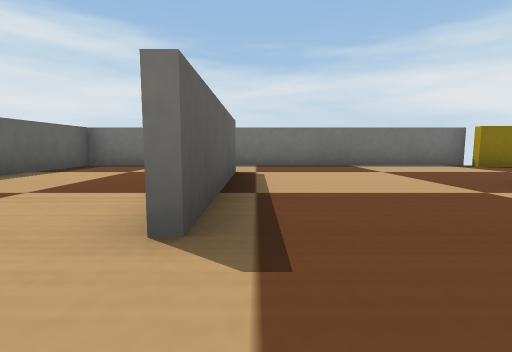
view 1 (above)

21 first-person views from a walk through a robot-simulator world made for Webots. The camera is 0.05 m above the floor, tilts 6° down and sees 85° across. The floor is counted in squares, 0.1 m on a side. Each view is taken from the middle of a square. On the plan, view 1 faces up. The plan holds only what a view shows up to about 9 squares ahead; the rest is blank. Robots are left out. Simple shapes and patterns stand in for the simulator's stock objects.

view 2
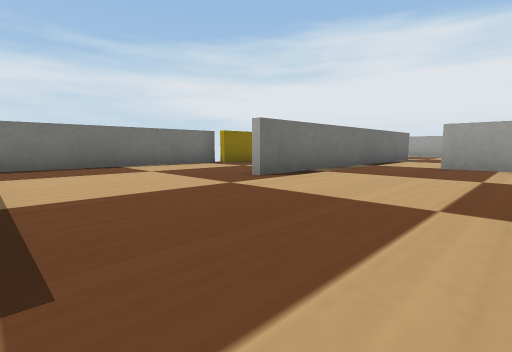

view 3
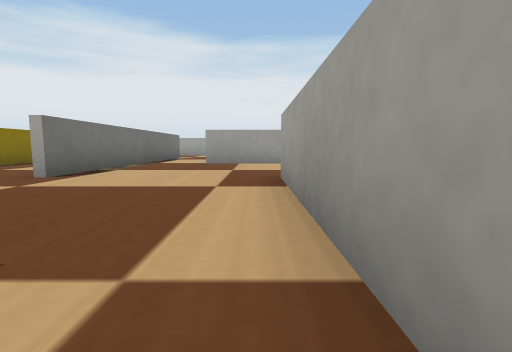

view 4
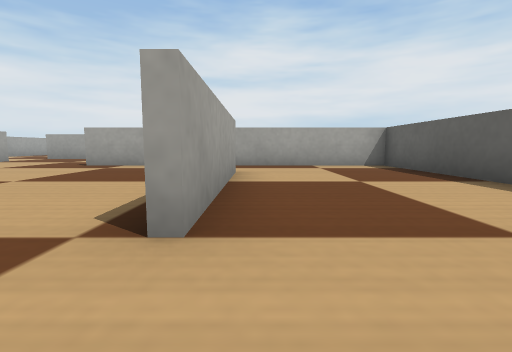

view 5
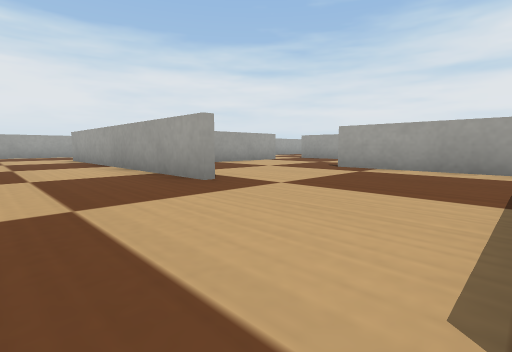

view 6
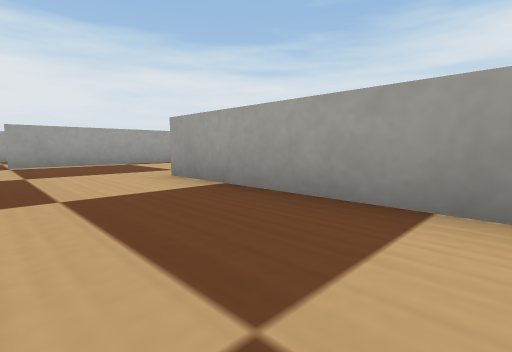

view 7
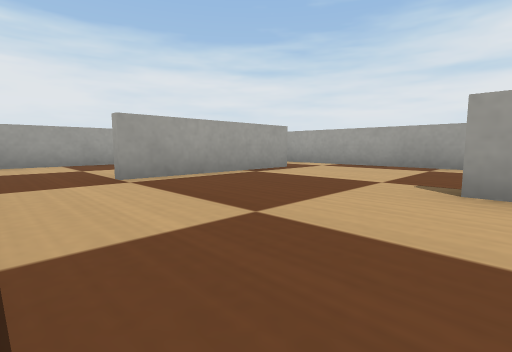

view 8
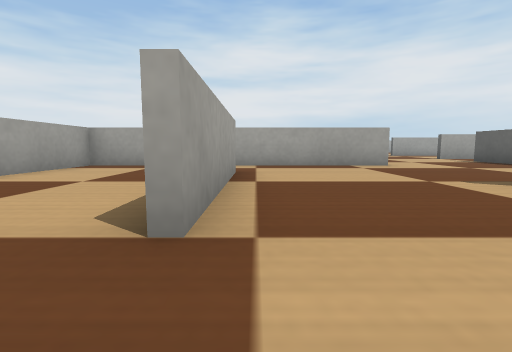

view 9
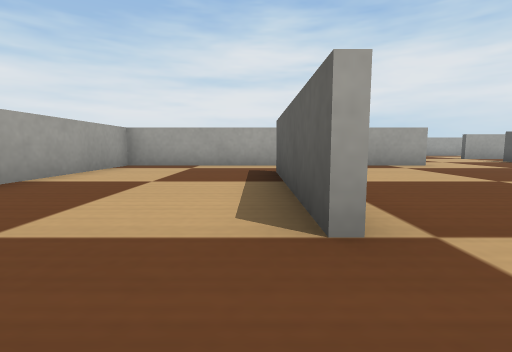

view 10
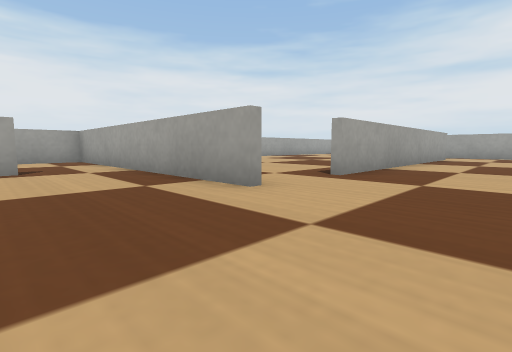

view 11
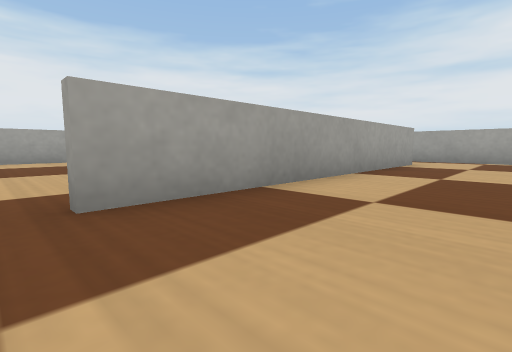

view 12
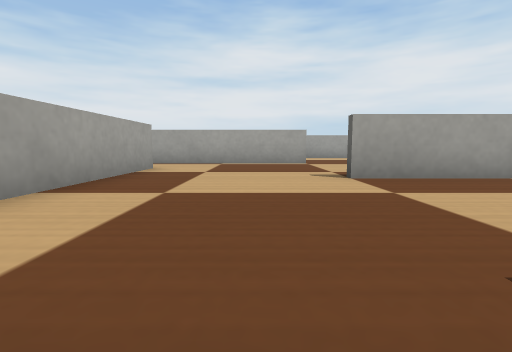

view 13
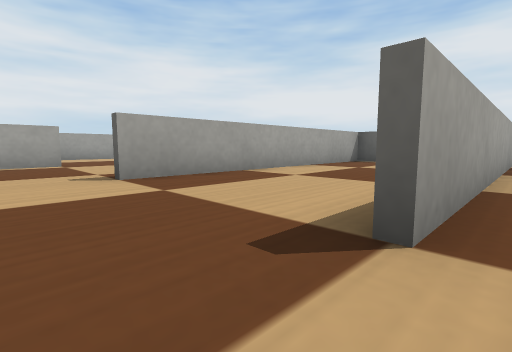

view 14
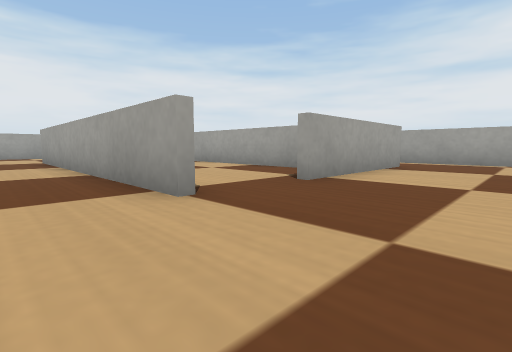

view 15
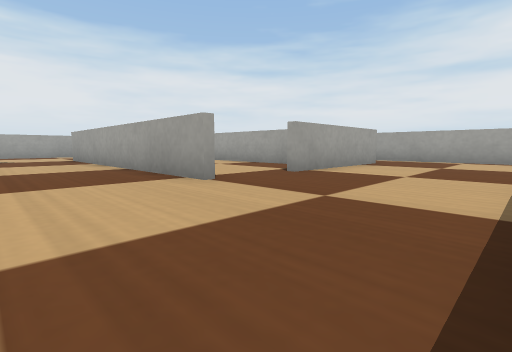

view 16
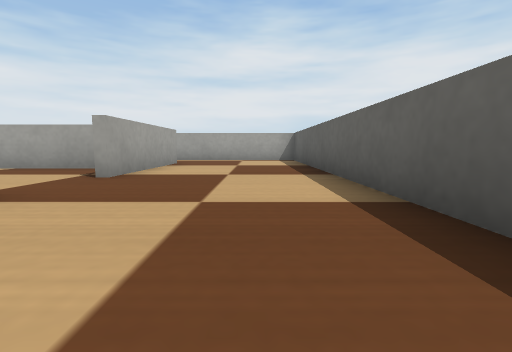

view 17
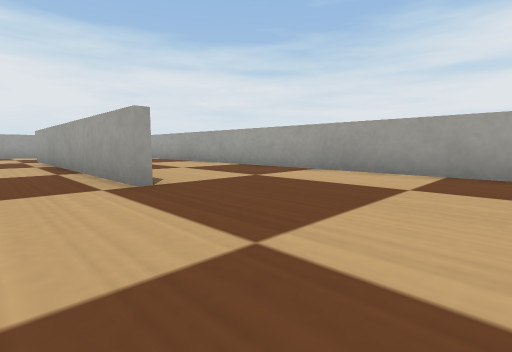

view 18
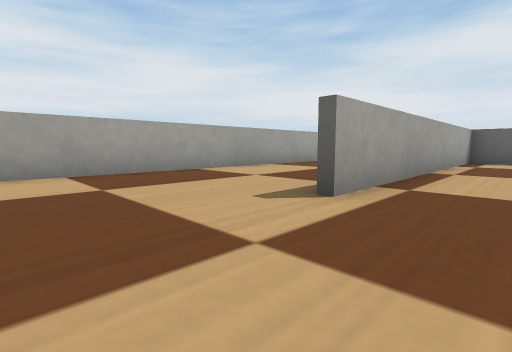

view 19
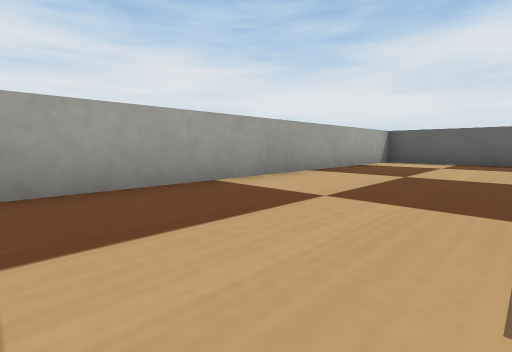

view 20
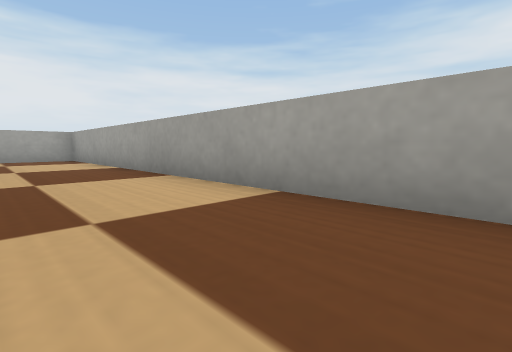

view 21
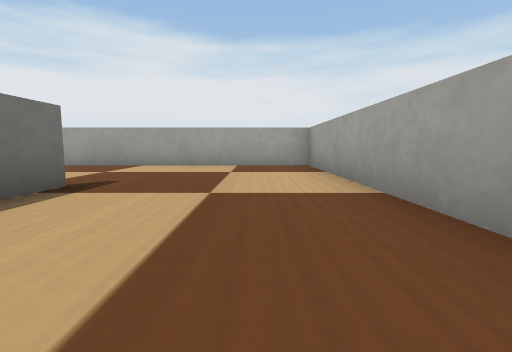

### Floor plan
Points are (right, up) in squares from view 1. A wall is a line through its corners. A room is listed if a view was taken in it or the views show most of it. See-through windows are left out.
Room 1 (views 1, 2, 3, 4, 5, 6, 7, 8, 9, 10)
walls: (9.5, 3.4) (3.5, 3.4); (3.4, 3.6) (11.5, 3.6); (5.2, 7.4) (-0.6, 7.4); (7.4, -0.8) (7.4, 1.5); (11.4, -0.4) (19.4, -0.4) (19.4, 6.6); (-0.4, 5.5) (-0.4, 1.5); (-0.6, 1.5) (-0.6, 5.5); (15.6, 5.5) (15.6, 1.6); (15.4, 1.4) (15.4, 5.5); (-2.9, 7.4) (-4.4, 7.4) (-4.4, -0.4) (3.5, -0.4)
ways out: opening at (7.5, -1) to room 2
objects: yellow box (6, 7) to (9, 7)
Room 2 (views 11, 12, 13, 14, 15, 16, 17, 18, 19, 20, 21)
walls: (7.4, -12.4) (15.4, -12.4); (11.4, -10.5) (11.4, -2.5); (0.5, -8.4) (7.5, -8.4); (7.5, -1) (7.5, -2.1); (15.5, -12.6) (14.5, -12.6); (-0.6, -10.6) (-0.6, -6.5); (-0.6, -4.4) (7.5, -4.4); (19.4, -4.1) (19.4, -2.4); (-4.4, -13.4) (-4.4, -16.4) (19.4, -16.4) (19.4, -9.9); (-4.4, -3.5) (-4.4, -12.4) (3.5, -12.4)
ways out: opening at (7.5, -1) to room 1

Where each view was taken, in squares from view 1:
view 1: 0 up, 0 right, facing up
view 2: 0 up, 0 right, facing up-right
view 3: 0 up, 1 left, facing right
view 4: 7 up, 1 left, facing down
view 5: 6 up, 0 right, facing down-right
view 6: 6 up, 7 right, facing down-right
view 7: 7 up, 11 right, facing down-right
view 8: 7 up, 15 right, facing down
view 9: 7 up, 16 right, facing down
view 10: 2 up, 9 right, facing down-right
view 11: 2 down, 9 right, facing down-right
view 12: 4 down, 9 right, facing down
view 13: 4 down, 9 right, facing down-left
view 14: 3 down, 3 left, facing down-right
view 15: 2 down, 4 left, facing down-right
view 16: 2 down, 3 left, facing down
view 17: 11 down, 4 right, facing down-right
view 18: 11 down, 6 right, facing down-left
view 19: 13 down, 5 right, facing down-left
view 20: 14 down, 8 right, facing down-right
view 21: 15 down, 12 right, facing right
